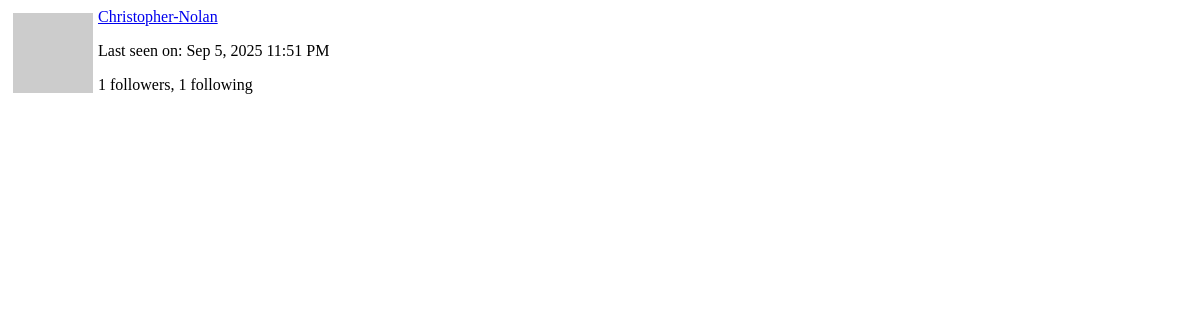
The app's page /user/Christopher-Nolan/popup (signed in), older data.
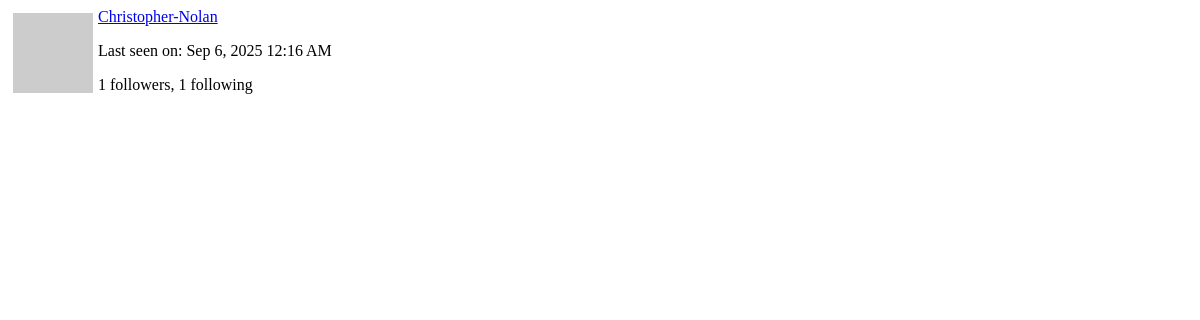
The same page, newer data.
### app/models.py (models this page shows, shortened)
class PaginatedAPIMixin(object):
    @staticmethod
    def to_collection_dict(query, page, per_page, endpoint, **kwargs):
        resources = db.paginate(query, page=page, per_page=per_page,
                                error_out=False)
        data = {
            'items': [item.to_dict() for item in resources.items],
            '_meta': {
                'page': page,
                'per_page': per_page,
                'total_pages': resources.pages,
                'total_items': resources.total
            },
            '_links': {
                'self': url_for(endpoint, page=page, per_page=per_page,
                                **kwargs),
                'next': url_for(endpoint, page=page + 1, per_page=per_page,
                                **kwargs) if resources.has_next else None,
                'prev': url_for(endpoint, page=page - 1, per_page=per_page,
                                **kwargs) if resources.has_prev else None
            }
        }
        return data

class User(PaginatedAPIMixin, UserMixin, db.Model):
    id: so.Mapped[int] = so.mapped_column(primary_key=True)
    username: so.Mapped[str] = so.mapped_column(sa.String(64), index=True,
                                                unique=True)
    email: so.Mapped[str] = so.mapped_column(sa.String(120), index=True,
                                             unique=True)
    password_hash: so.Mapped[Optional[str]] = so.mapped_column(sa.String(256))
    about_me: so.Mapped[Optional[str]] = so.mapped_column(sa.String(140))
    last_seen: so.Mapped[Optional[datetime]] = so.mapped_column(
        default=lambda: datetime.now(timezone.utc))
    last_message_read_time: so.Mapped[Optional[datetime]]
    token: so.Mapped[Optional[str]] = so.mapped_column(
        sa.String(32), index=True, unique=True)
    token_expiration: so.Mapped[Optional[datetime]]
    posts: so.WriteOnlyMapped['Post'] = so.relationship(
        back_populates='author')
    following: so.WriteOnlyMapped['User'] = so.relationship(
        secondary=followers, primaryjoin=(followers.c.follower_id == id),
        secondaryjoin=(followers.c.followed_id == id),
        back_populates='followers')
    followers: so.WriteOnlyMapped['User'] = so.relationship(
        secondary=followers, primaryjoin=(followers.c.followed_id == id),
        secondaryjoin=(followers.c.follower_id == id),
        back_populates='following')
    messages_sent: so.WriteOnlyMapped['Message'] = so.relationship(
        foreign_keys='Message.sender_id', back_populates='author')
    messages_received: so.WriteOnlyMapped['Message'] = so.relationship(
        foreign_keys='Message.recipient_id', back_populates='recipient')
    notifications: so.WriteOnlyMapped['Notification'] = so.relationship(
        back_populates='user')
    tasks: so.WriteOnlyMapped['Task'] = so.relationship(back_populates='user')
    def avatar(self, size):
        digest = md5(self.email.lower().encode('utf-8')).hexdigest()
        return f'https://www.gravatar.com/avatar/{digest}?d=identicon&s={size}'
    def followers_count(self):
        query = sa.select(sa.func.count()).select_from(
            self.followers.select().subquery())
        return db.session.scalar(query)
    def following_count(self):
        query = sa.select(sa.func.count()).select_from(
            self.following.select().subquery())
        return db.session.scalar(query)

### app/main/routes.py (the view)
@bp.route('/user/<username>/popup')
@login_required
def user_popup(username):
    user = db.first_or_404(sa.select(User).where(User.username == username))
    form = EmptyForm()
    return render_template('user_popup.html', user=user, form=form)

### app/__init__.py (called while the page is built)
def get_locale():
    return request.accept_languages.best_match(current_app.config['LANGUAGES'])

### app/main/routes.py (called while the page is built)
@bp.before_app_request
def before_request():
    if current_user.is_authenticated:
        current_user.last_seen = datetime.now(timezone.utc)
        db.session.commit()
        g.search_form = SearchForm()
    g.locale = str(get_locale())

### app/models.py (called while the page is built)
@login.user_loader
def load_user(id):
    return db.session.get(User, int(id))

    @classmethod
    def before_commit(cls, session):
        session._changes = {
            'add': list(session.new),
            'update': list(session.dirty),
            'delete': list(session.deleted)
        }

    @classmethod
    def after_commit(cls, session):
        try:
            for obj in session._changes['add']:
                if isinstance(obj, SearchableMixin):
                    add_to_index(obj.__tablename__, obj)
            for obj in session._changes['update']:
                if isinstance(obj, SearchableMixin):
                    add_to_index(obj.__tablename__, obj)
            for obj in session._changes['delete']:
                if isinstance(obj, SearchableMixin):
                    remove_from_index(obj.__tablename__, obj)
        except Exception as e:
            current_app.logger.error(f'Error in after_commit: {e}')
        finally:
            session._changes = None

### app/templates/user_popup.html (shortened to what this page needs)
<div>
  <img src="{{ user.avatar(64) }}" style="margin: 5px; float: left">
  <p><a href="{{ url_for('main.user', username=user.username) }}">{{ user.username }}</a></p>
  {% if user.last_seen %}
  <p>{{ _('Last seen on') }}: {{ moment(user.last_seen).format('lll') }}</p>
  {% endif %}
  <p>{{ _('%(count)d followers', count=user.followers_count()) }}, {{ _('%(count)d following', count=user.following_count()) }}</p>
</div>

Row changes from the older to the newer data that the page shows:
changed User "Christopher-Nolan": last_seen "Sep 5, 2025 11:51 PM" → "Sep 6, 2025 12:16 AM"
